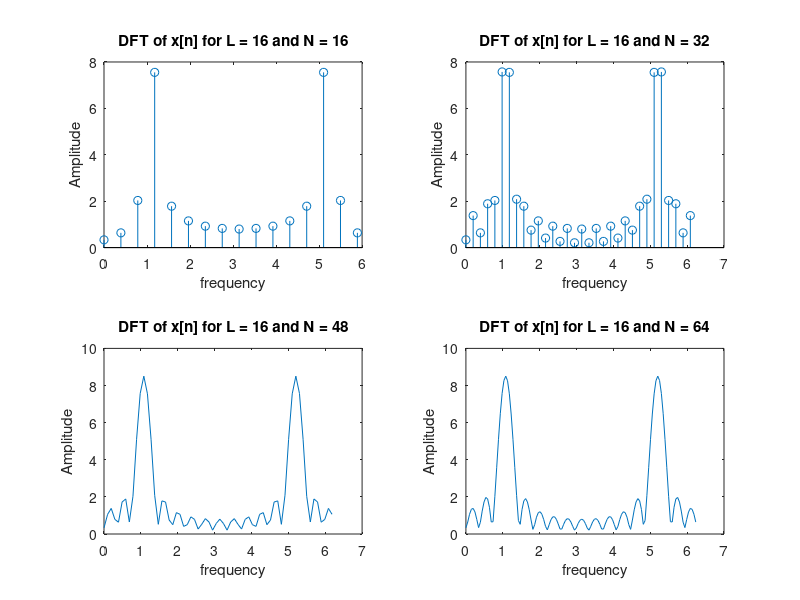

Here is the MATLAB script that generated this plot: (Note: this script raises an error after producing the figure.)
f0 = 11;
fs = 64;
L = 16;
m = [1 2 4 8];
N = m*L;
n = 0:1:L-1;
p = cos(2*pi*f0*n/fs);

X = fft(p,N(1));
subplot(2,2,1);
f = (0:1:length(X)-1)*(2*pi/N(1));
stem(f,abs(X));
xlabel("frequency");
ylabel("Amplitude");
title("DFT of x[n] for L = 16 and N = 16");

X = fft(p,N(2));
subplot(2,2,2);
f = (0:1:length(X)-1)*(2*pi/N(2));
stem(f,abs(X));
xlabel("frequency");
ylabel("Amplitude");
title("DFT of x[n] for L = 16 and N = 32");

X = fft(p,N(3));
subplot(2,2,3);
f = (0:1:length(X)-1)*(2*pi/N(3));
plot(f,abs(X));
xlabel("frequency");
ylabel("Amplitude");
title("DFT of x[n] for L = 16 and N = 48");

X = fft(p,N(4));
subplot(2,2,4);
f = (0:1:length(X)-1)*(2*pi/N(4));
plot(f,abs(X));
xlabel("frequency");
ylabel("Amplitude");
title("DFT of x[n] for L = 16 and N = 64");

sgtitle("DFT of x[n] for L = 16 and N = 16, 32, 48, 64")